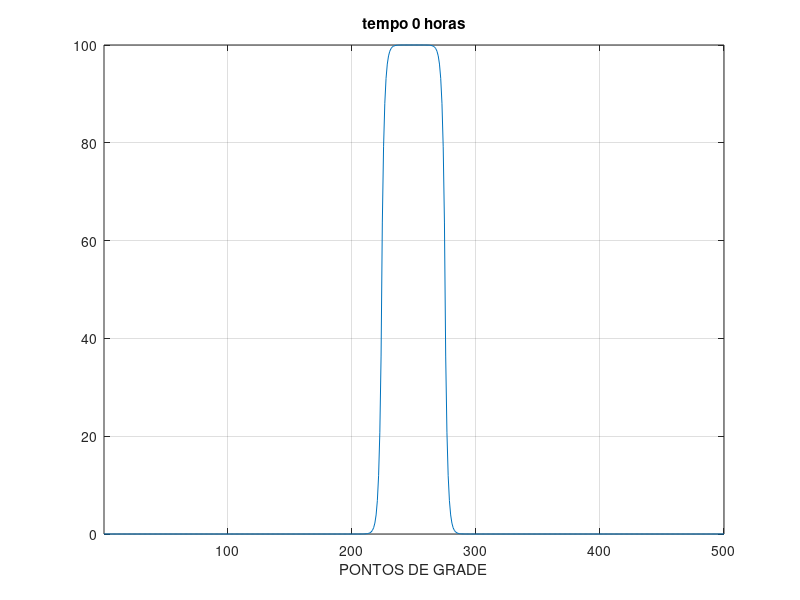
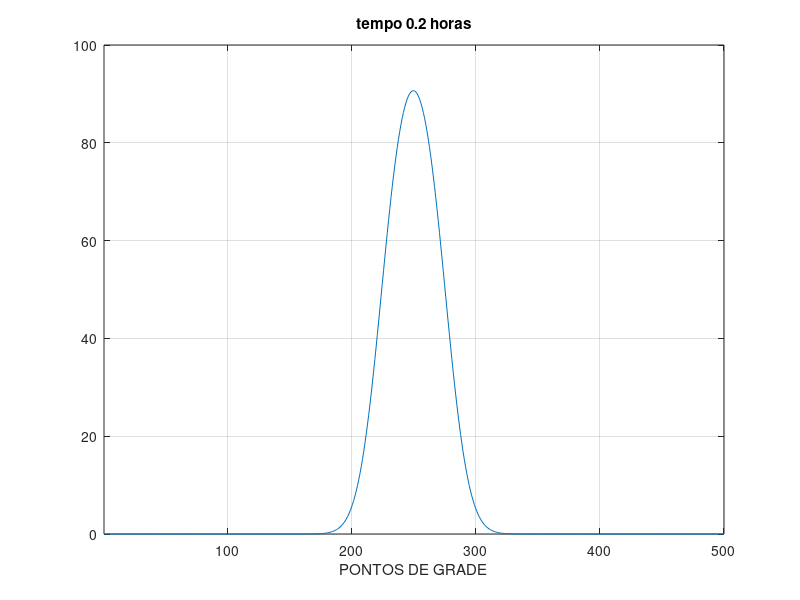
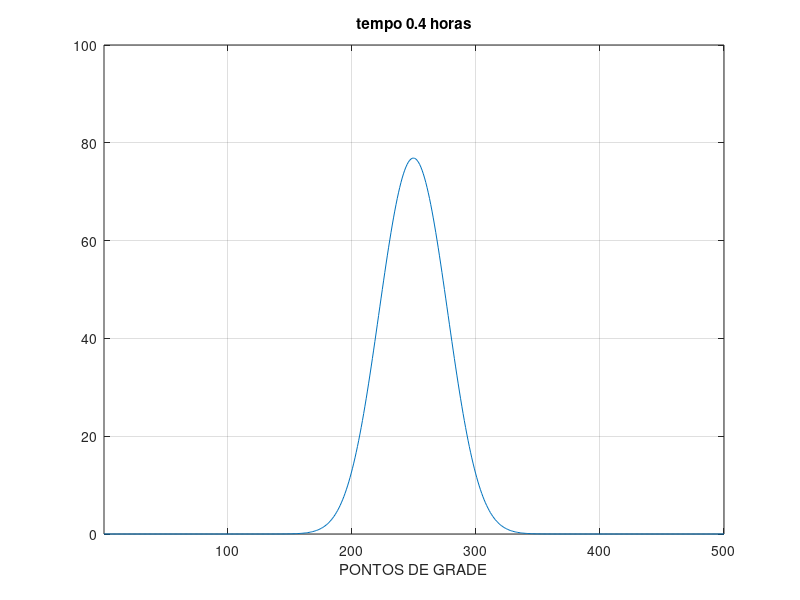
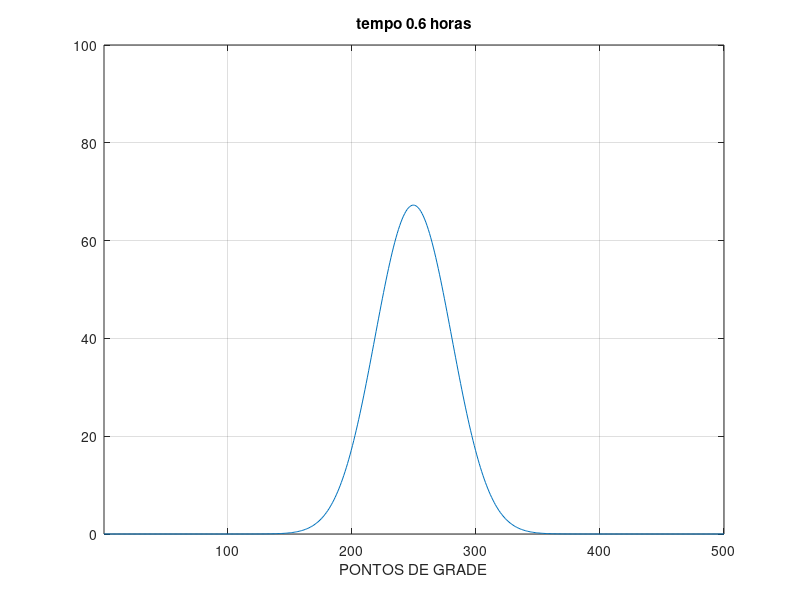

MATLAB code for these plots, in order:
%%%%%%%%%%%%%%%%%%%%%%%%%%%%%%%%%%%%%%%%%%%%%%%%%%%%%%%
%Equacao de difusao unidimensional p/ sinal retangular%
%c(x)=0 para x < 225 e x > 275                        %
%c(x)=100 para 225 <=  x <= 275                       %
%solucao atraves de esquema implicito                 %
%%%%%%%%%%%%%%%%%%%%%%%%%%%%%%%%%%%%%%%%%%%%%%%%%%%%%%%

clear all
close all

%parametros iniciais
jmax=500;  %numero de pontos de grade
mmax=792;  %numero de passos de tempo

%condicao inicial
j=1:jmax;
catu(j)=0;
catu(225:275)=100; 
cant=catu;
cren=catu;

Dh=10;   %em m2/s
T=10;    %em s
h=8;     %em m 
q=Dh*T/(h*h);

%esquema implicito cent t, centr em x
freqplot=72;
kplot=71;
kfig=0;
sj=zeros(1,jmax);
ej=zeros(1,jmax);
dj=zeros(1,jmax);

aj=Dh/(h*h);
bj=2*Dh/(h*h)+1/(2*T);
cj=Dh/(h*h);
    
for m=2:mmax
   tempo=(m-2)*T;
   kplot=kplot+1;
   
   dj=cant*1/(2*T);
   %varredura ascendente
   for j=2:jmax-1   
   sj(j)=cj/(bj-aj*sj(j-1));
   ej(j)=(dj(j)+aj*ej(j-1))/(bj-aj*sj(j-1));
   end
   %varredura descendente
   for j=jmax-1:-1:2    
   cren(j)=sj(j)*cren(j+1)+ej(j);
   end
   cren((cren<0))=0;
   
   cant=catu;
   catu=cren;
        
   if(kplot==freqplot)
 	kplot=0;
   XX=num2str(tempo);
   eval(['save -ascii cren_imp',XX,'.dat cren']);
   figure(1)
   plot(cren)
   grid on
   axis([1 jmax 0 100]);
   title(['tempo ',num2str(tempo/3600),' horas'])
   xlabel('PONTOS DE GRADE')
   grafico=['print -djpeg tempo_imp',XX];
   eval(grafico);
   end
 end
